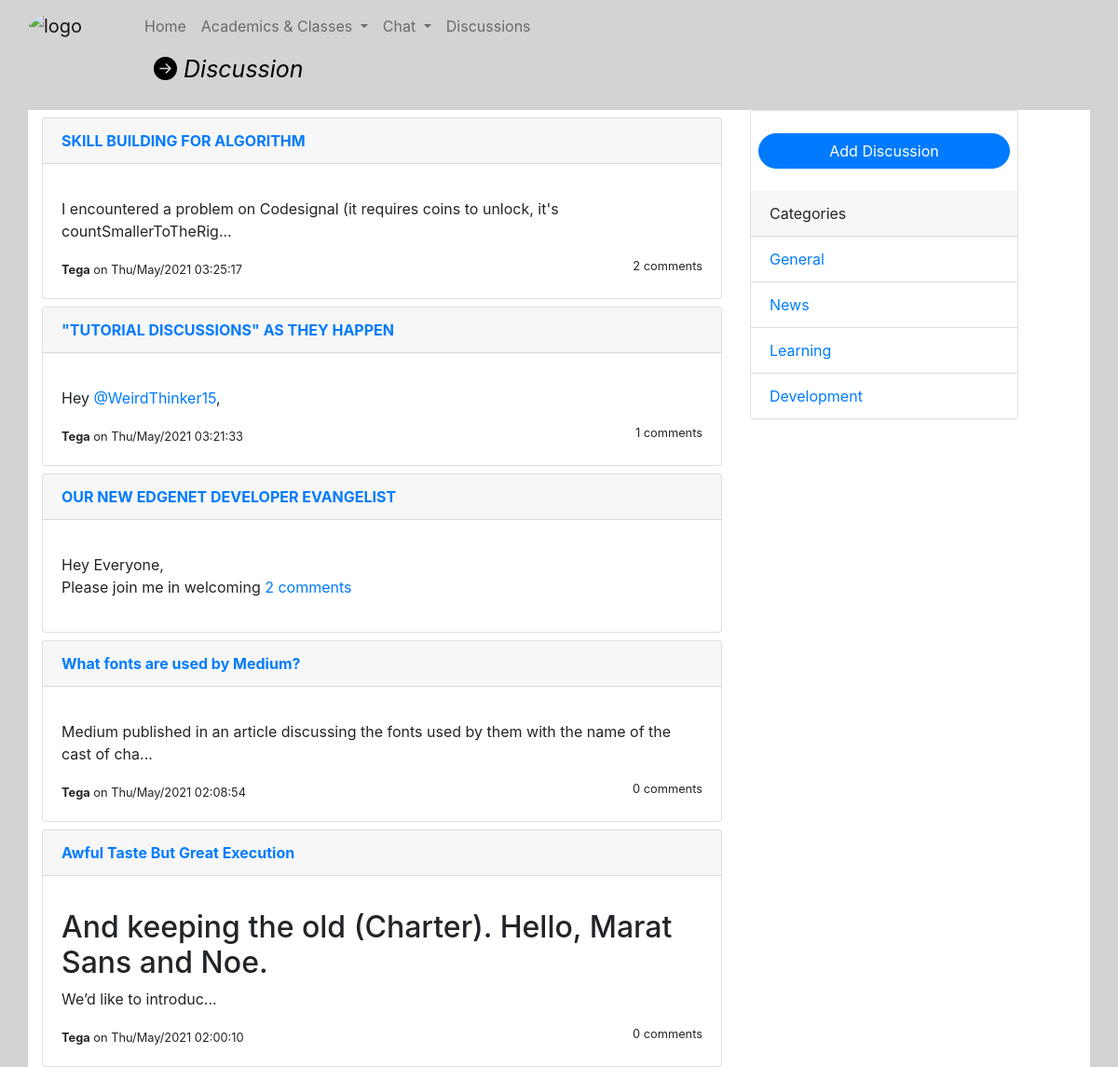
Page /disccussion.php on the earlier database version.
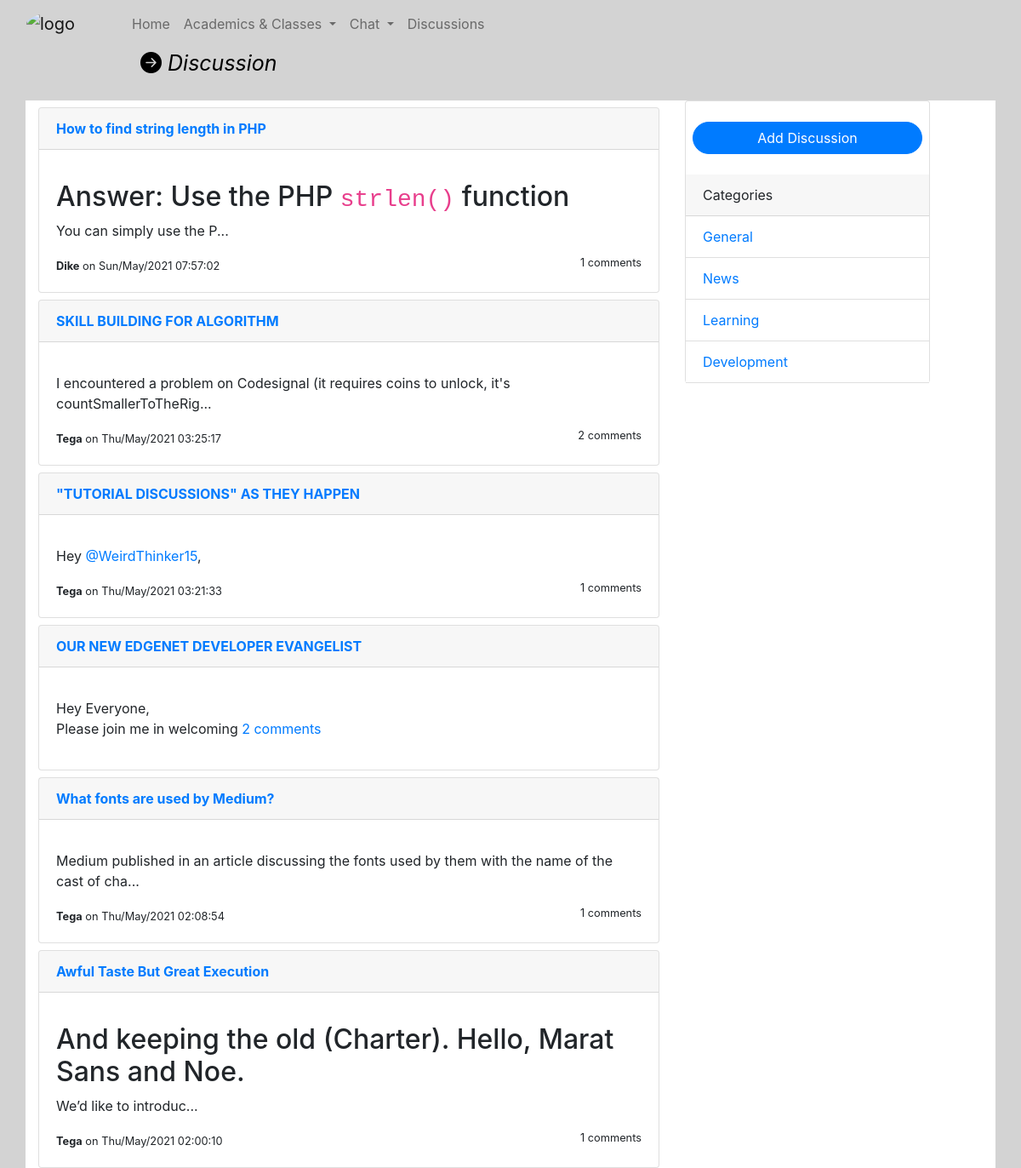
Same page on the later database version.
### tables this page shows
CREATE TABLE `discussion` (
  `id` int(11) NOT NULL,
  `title` varchar(255) NOT NULL,
  `slug` varchar(255) NOT NULL,
  `message` text NOT NULL,
  `category_id` int(11) NOT NULL,
  `author_id` varchar(11) NOT NULL,
  `created_at` datetime NOT NULL DEFAULT current_timestamp(),
  `updated_at` datetime NOT NULL DEFAULT current_timestamp()
);

CREATE TABLE `categories` (
  `id` int(11) NOT NULL,
  `name` varchar(255) NOT NULL,
  `description` text NOT NULL
);

### includes/discussion-includes.php (called while the page is built, shortened)
<?php
include_once "includes/config.php";
function getUser($userId){
	global $conn;
	$sql = "SELECT id, firstname, image FROM students WHERE id = '$userId'
	            UNION SELECT id, firstname, image FROM lecturer WHERE id = '$userId'";
	$result = mysqli_query($conn, $sql);
	$row = mysqli_fetch_assoc($result);
	return array('firstname'=>$row["firstname"], 'image_path'=>$row["image"]);
}
function getCommentCount($discussion_id){
	global $conn;
	$sql = "SELECT * FROM replies WHERE discussion_id = '$discussion_id'";
	$result = mysqli_query($conn, $sql);
	$count = mysqli_num_rows($result);
	return $count;
}

### disccussion.php (the view, shortened to what this page needs)
<!doctype html>
<html>
   <head>
      <link rel="stylesheet" href="assets/css/gou_css.css">
      <link rel="stylesheet" href="assets/css/bootstrap.min.css">
      <link rel="stylesheet" href="assets/font/css/fontawesome.min.css">
      <link href="assets/font/css/fontawesome.css" rel="stylesheet">
      <link href="assets/font/css/brands.css" rel="stylesheet">
      <link href="assets/font/css/solid.css" rel="stylesheet">
      <link rel="stylesheet" href="https://cdn.jsdelivr.net/npm/bootstrap-icons@1.5.0/font/bootstrap-icons.css">
   </head>
   <body class="div_color">
      <div class="container-fluid">
           <?php
                include('includes/header.php');
				include('includes/discussion-includes.php');
           ?>
         <i class="bi bi-arrow-right-circle-fill" style="font-size: 25px;
            color: black; margin-left: 150px;">  Discussion</i>
         <div class="container mt-4" style="background-color: white;">
            <div class="board " style="width: 100%; min-height: 450px;">
				<div class="row">
					<div class="col-sm-8">
							<?php
								if(isset($_REQUEST['category_id'])){
									$category = $_REQUEST['category_id'];
								$sql = "SELECT * FROM discussion WHERE category_id = '$category' ORDER BY created_at DESC";
								}else{
									$sql = "SELECT * FROM discussion WHERE true ORDER BY created_at DESC";
								}
								$result = mysqli_query($conn, $sql);
								while($row = mysqli_fetch_array($result)) {
									$discussion_id = $row['id'];
									$created_at = $row['created_at'];
									$date = strtotime($created_at);
									echo '<div class="card mt-2">
											<div class="card-header">
												<a href="disccussion-details.php?discussion='.$row['slug'].'"><b>'.$row['title'].'</b></a>
											</div>
											<div class="card-body">
												<p>'.substr($row['message'], 0, 100).'...</p>
												<small><b>'.getUser($row['author_id'])['firstname'].'</b> on '.date("D/M/Y h:i:s", $date).'</small>
												<small class="float-right">'.getCommentCount($discussion_id).' comments</small>
											</div>
										  </div>';
								}
							?>
					</div>
					<div class="col-sm-4">
						<div class="card" style="width: 18rem;">
						  <a href="create_discussion.php" type="button"
							class="btn mx-2 mt-4 btn-primary"
							style="color: white; border-radius:50px;">
							Add Discussion
						  </a>
						  <div class="card-header mt-4">
							Categories
						  </div>
						  <ul class="list-group list-group-flush">
							<?php
								if(isset($_REQUEST['category_id'])){
									$category = $_REQUEST['category_id'];
								}else{
									$category = "";
								}
								$sql = "SELECT * FROM categories WHERE true";
								$result = mysqli_query($conn, $sql);
								while($row = mysqli_fetch_array($result)) {
									if($row['id'] == $category){
										echo '<li class="list-group-item active">
												<a style="color: white;" href="disccussion.php?category_id='.$row['id'].'">'.$row['name'].
											 '</li>';
									}else{
										echo '<li class="list-group-item">
												<a href="disccussion.php?category_id='.$row['id'].'">'.$row['name'].
											 '</li>';
									}
								}
							?>
						  </ul>
						</div>
					</div>
				</div>
            </div>
         </div>
      </div>
    </body>
</html>

### includes/header.php (shortened to what this page needs)
<nav class="navbar navbar-expand-sm bak navbar-light justify-content-left ">
    <a class="navbar-brand" href="#" >
        <img src="assets/image_gou\GOUniversity_logo.jpg" alt="logo" style="width:100px; border-radius: 100%; float: left;">
    </a>
    <div class="collapse navbar-collapse" id="collapsibleNavbar">
        <ul class="navbar-nav">
           <li class="nav-item">
              <a class="navbar-a nav-link" href="index.php">Home</a>
           </li>
           <li class="nav-item dropdown">
              <a class="nav-link dropdown-toggle" href="#" id="navbardrop" data-toggle="dropdown">
              Academics & Classes
              </a>
           </li>
           <li class="nav-item dropdown">
              <a class="nav-link dropdown-toggle" href="#" id="navbardrop" data-toggle="dropdown">
              Chat
              </a>
           </li>
           <li class="nav-item">
              <a class="nav-link" href="disccussion.php">Discussions</a>
           </li>
        </ul>
    </div>
 </nav>

### assets/css/gou_css.css (style rules this page uses)
.navbar-a { color:black; }
.div_color { background-color: lightgray; }

Differences in the rows shown:
added discussion: title "How to find string length in PHP", message "Answer: Use the PHP strlen() function You can simply use the P", firstname "Dike", created_at "Sun/May/2021 07:57:02", discussion_id "1"
changed discussion "What fonts are used by Medium?": discussion_id "0" → "1"
changed discussion "And keeping the old (Charter). Hello, Marat Sans and Noe. We’d like to introduc": discussion_id "0" → "1"
